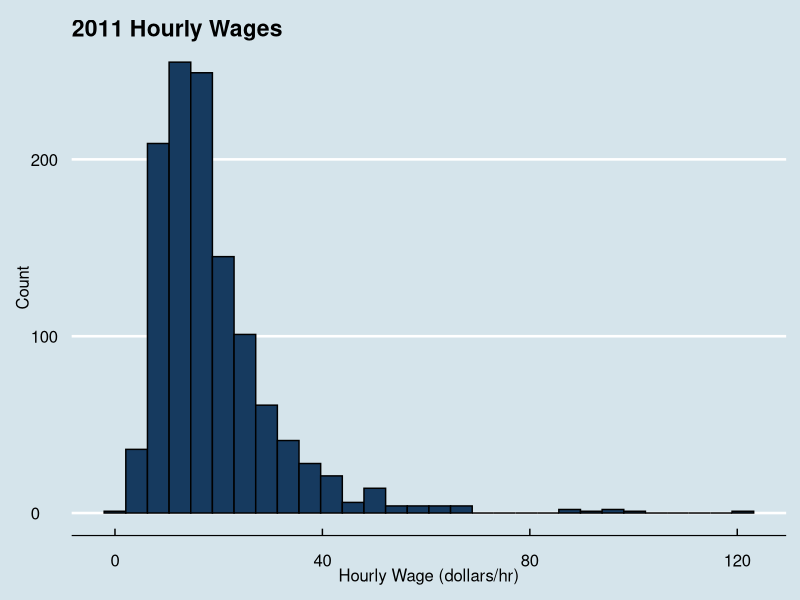
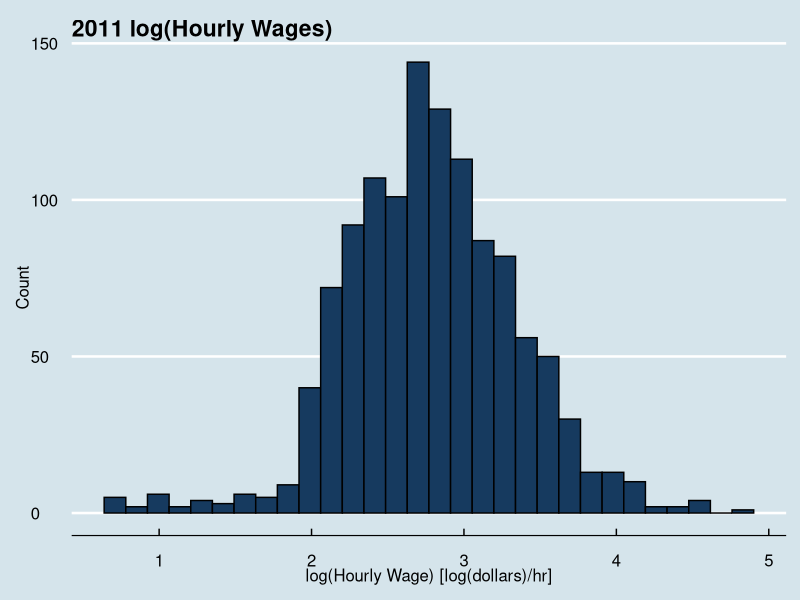
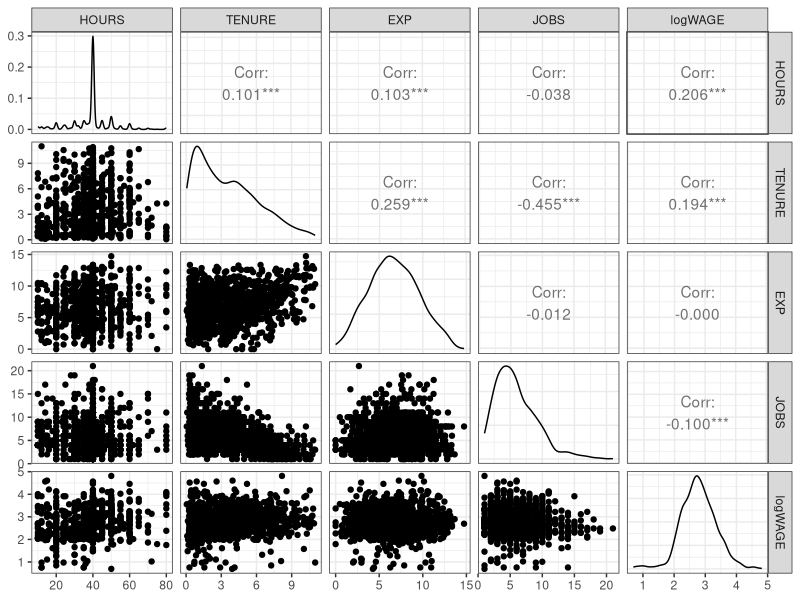
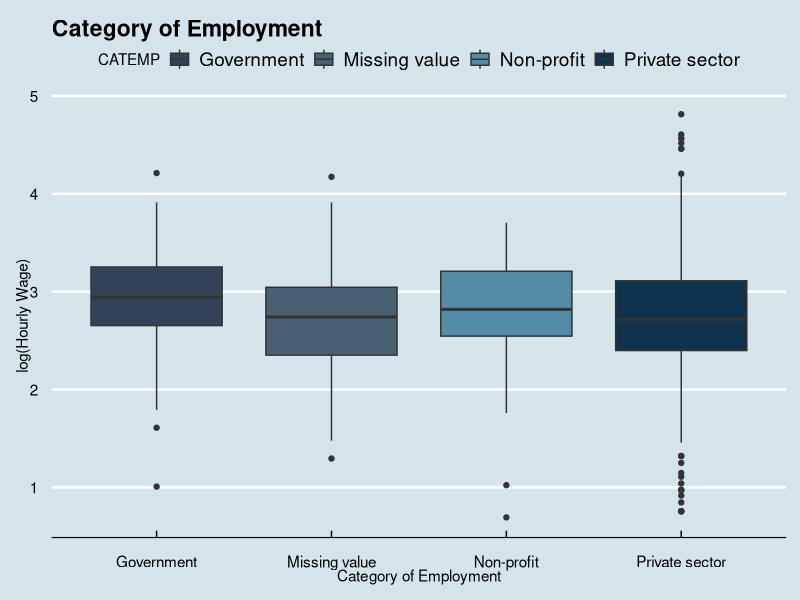
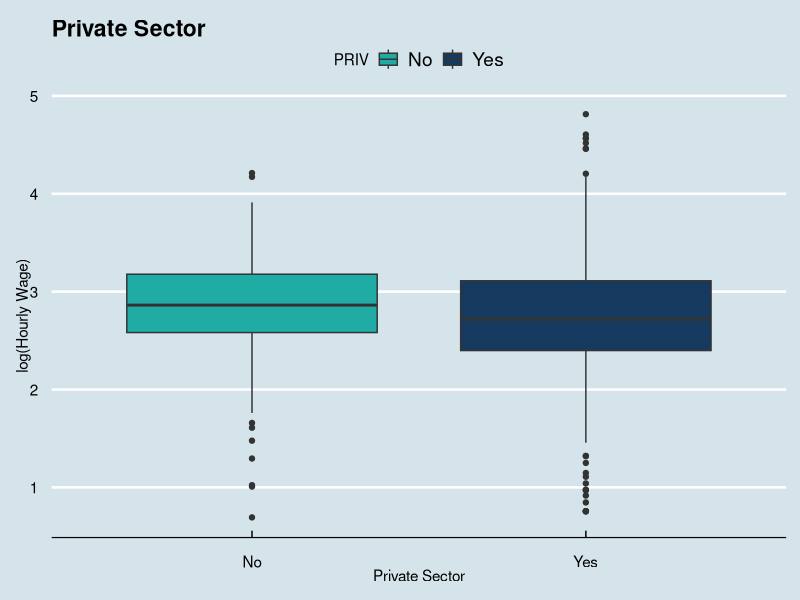
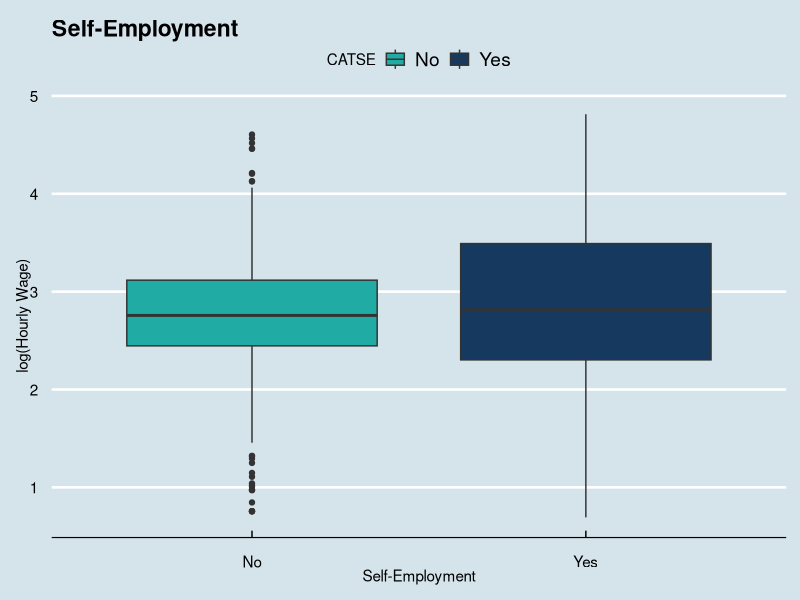
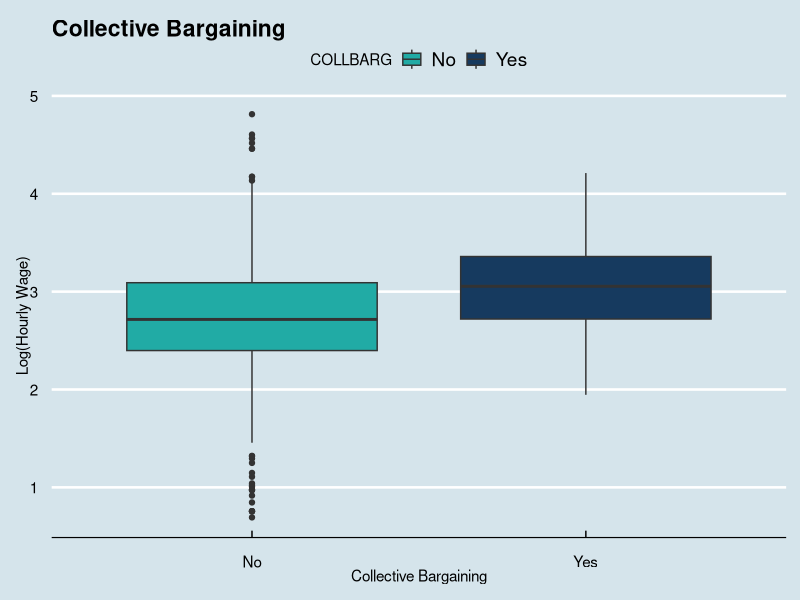
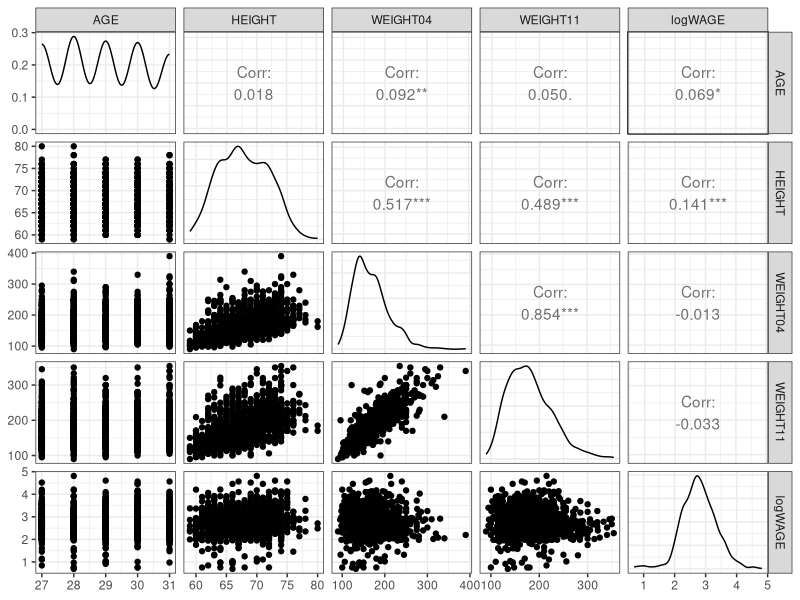

Reproduce these figures in R, in order.
## ---- chunk 1
knitr::opts_chunk$set(echo = TRUE)
## ---- chunk 2
# Load required libraries
library(ggplot2)
library(GGally)
library(ggthemes)
library(RColorBrewer)
library(stats)
## ---- chunk 3
# Import data
train <- read.csv("data/NLSY97_train.csv")
## ---- chunk 4
# View structure of the dataset
str(train)
## ---- chunk 5
# Hex codes for factor variables
colors.f <- c("#334257", "#476072", "#548CA8", "#11324D", "#001E6C", "#035397")

# Hex codes for binary variables
colors.b <- c("#21ABA5", "#163A5F")
## ---- chunk 6
# View summary statistics of hourly wage
summary(train$EARNINGS)

# View standard deviation of hourly wage
sd(train$EARNINGS)
## ---- chunk 7
# Histogram of hourly wage
ggplot(train, aes(x = EARNINGS)) +
  geom_histogram(fill = "#163A5F", color = "black") +
  xlab("Hourly Wage (dollars/hr)") + 
  ylab("Count") +
  ggtitle("2011 Hourly Wages") +
  theme_economist() +
  theme(axis.text=element_text(size=12), axis.title=element_text(size=12))
## ---- chunk 8
# Histogram of log hourly wage
ggplot(train, aes(x = log(EARNINGS))) +
  geom_histogram(fill = "#163A5F", color = "black") +
  xlab("log(Hourly Wage) [log(dollars)/hr]") + 
  ylab("Count") +
  ggtitle("2011 log(Hourly Wages)") +
  theme_economist() +
  theme(axis.text=element_text(size=12), axis.title=element_text(size=12))
## ---- chunk 9
# Log transform hourly wage and store it as a new variable in the dataframe
train$logWAGE <- log(train$EARNINGS)

# View summary statistics of log(Wage)
summary(train$logWAGE)

# View standard deviation of log(Wage)
sd(train$logWAGE)
## ---- chunk 10
# View summary statistics of work-related variables
summary(subset(train, select = c(HOURS, TENURE, EXP, JOBS)))
## ---- chunk 11
# Plot a scatterplot matrix of the continuous work-related variables
ggpairs(train, columns = c("HOURS", "TENURE", "EXP", "JOBS", "logWAGE")) + theme_bw()
## ---- chunk 12
# View summary statistics of work-related variables
summary(subset(train, select = c(CATEMP, CATSE)))

# Prevalence of category of employment
877 / (1190)

# Prevalence of self-employment
83 / (1190)
## ---- chunk 13
# Box plot of employment category against log(Hourly Wage)
ggplot(train, aes(x = CATEMP, y = logWAGE)) +
  geom_boxplot(aes(fill = CATEMP)) +
  xlab("Category of Employment") + 
  ylab("log(Hourly Wage)") +
  ggtitle("Category of Employment") +
  scale_fill_manual(values = colors.f) +
  theme_economist()
## ---- chunk 14
# Create a private sector variable
train$PRIV <- as.factor(ifelse(train$CATEMP == "Private sector", "Yes", "No"))

# Verify the new variable
summary(subset(train, select = c(PRIV, CATEMP)))

# Box plot of private sector against log(hourly wage)
ggplot(train, aes(x = PRIV, y = logWAGE)) +
  geom_boxplot(aes(fill = PRIV)) +
  xlab("Private Sector") + 
  ylab("log(Hourly Wage)") +
  ggtitle("Private Sector") +
  scale_fill_manual(values = colors.b) +
  theme_economist()
## ---- chunk 15
# Box plot of self-employment against log(Hourly Wage)
ggplot(train, aes(x = CATSE, y = logWAGE)) +
  geom_boxplot(aes(fill = CATSE)) +
  xlab("Self-Employment") + 
  ylab("log(Hourly Wage)") +
  ggtitle("Self-Employment") +
  scale_fill_manual(values = colors.b) +
  theme_economist()
## ---- chunk 16
# View summary statistics of collective bargaining
summary(train$COLLBARG)

# Calculate prevalence of collective bargaining
141 / 1190
## ---- chunk 17
# Box plot of collective bargaining against log(Hourly Wage)
ggplot(train, aes(x = COLLBARG, y = logWAGE)) +
  geom_boxplot(aes(fill = COLLBARG)) +
  xlab("Collective Bargaining") + 
  ylab("Log(Hourly Wage)") +
  ggtitle("Collective Bargaining") +
  scale_fill_manual(values = colors.b) +
  theme_economist()
## ---- chunk 18
# View statistical summary of demographic-related variables
summary(subset(train, select = c(AGE, HEIGHT, WEIGHT04, WEIGHT11)))
## ---- chunk 19
# Plot scatterplot matrix of continuous, demographic-related variables
ggpairs(train, columns = c("AGE", "HEIGHT", "WEIGHT04", "WEIGHT11", "logWAGE")) + theme_bw()
## ---- chunk 20
# Box plot of Age against log(Hourly Wage)
ggplot(train, aes(x = factor(AGE), y = logWAGE)) +
  geom_boxplot(aes(fill = factor(AGE))) +
  xlab("Age (years)") + 
  ylab("log(Hourly Wage)") +
  ggtitle("Age")  +
  scale_fill_brewer(palette="GnBu") +
  theme_economist() + 
  theme(legend.title = element_blank())
## ---- chunk 21
# View statistical summary of demographic-related variables
summary(subset(train, select = c(SEX, ETHNICITY, MARITALSTAT, FAITH)))
## ---- chunk 22
# Box plot of Sex against log(Hourly Wage)
ggplot(train, aes(x = SEX, y = logWAGE)) +
  geom_boxplot(aes(fill = SEX)) +
  xlab("Sex") + 
  ylab("log(Hourly Wage)") +
  ggtitle("Sex") +
  scale_fill_manual(values = colors.b) +
  theme_economist()

# Box plot of Ethnicity against log(Hourly Wage)
ggplot(train, aes(x = ETHNICITY, y = logWAGE)) +
  geom_boxplot(aes(fill = ETHNICITY)) +
  xlab("Ethnicity") + 
  ylab("log(Hourly Wage)") +
  ggtitle("Ethnicity") +
  scale_fill_manual(values = colors.f) +
  theme_economist()

# Box plot of Faith against log(Hourly Wage)
ggplot(train, aes(x = FAITH, y = logWAGE)) +
  geom_boxplot(aes(fill = FAITH)) +
  xlab("Faith") + 
  ylab("log(Hourly Wage)") +
  ggtitle("Faith") +
  scale_fill_manual(values = colors.f) +
  theme_economist()

# Box plot of Marital Status against log(Hourly Wage)
ggplot(train, aes(x = MARITALSTAT, y = logWAGE)) +
  geom_boxplot(aes(fill = MARITALSTAT)) +
  xlab("Marital Status") + 
  ylab("log(Hourly Wage)") +
  ggtitle("Marital Status")+
  scale_fill_manual(values = colors.f) +
  theme_economist()+
  theme(legend.title = element_blank(), legend.text = element_text(size=10))

## ---- chunk 23
# Create a the married variable
train$MARRIED <- as.factor(ifelse(train$MARITALSTAT == "Married, spouse present", "Yes", "No"))

# Verify the new variable
summary(subset(train, select = c(MARRIED, MARITALSTAT)))

# Box plot of marriage status against log(hourly wage)
ggplot(train, aes(x = MARRIED, y = logWAGE)) +
  geom_boxplot(aes(fill = MARRIED)) +
  xlab("Married with Spouse Present") + 
  ylab("log(Hourly Wage)") +
  ggtitle("Marital Status") +
  scale_fill_manual(values = colors.b) +
  theme_economist()
## ---- chunk 24
# View statistical summary of education-related variables except for ASVAB test scores
# Box plot of Sex against log(Hourly Wage)
ggplot(train, aes(x = reorder(EDUCATION, S), y = S)) +
  geom_boxplot(aes(fill = EDUCATION)) +
  xlab("Highest Education Qualification") + 
  ylab("Years of Schooling") +
  ggtitle("Years of Schooling vs. Highest Education Qualification") +
  scale_fill_brewer(palette="GnBu") +
  theme_economist() +
  theme(axis.title.x=element_blank(), 
        axis.text.x = element_text(angle = 15, vjust = 1),
        axis.line= element_blank(),
        axis.ticks = element_blank(),
        legend.key.size = unit(.3, 'cm'), 
        legend.title = element_blank())
## ---- chunk 25
# View statistical summary of education-related variables except for ASVAB test scores
summary(subset(train, select = c(S, EDUCATION)))
## ---- chunk 26
# Box plot of highest educational qualification against log(Hourly Wage)
ggplot(train, aes(x = reorder(EDUCATION, logWAGE), y = logWAGE)) +
  geom_boxplot(aes(fill = EDUCATION)) +
  xlab("Education Completed") + 
  ylab("log(Hourly Wage)") +
  ggtitle("Highest Educational Qualification") +
  scale_fill_brewer(palette="GnBu") +
  theme_economist() +
  theme(axis.title.x=element_blank(), 
        axis.text.x = element_text(angle = 15, vjust = 1),
        axis.line= element_blank(),
        axis.ticks = element_blank(),
        legend.key.size = unit(.3, 'cm'), 
        legend.title = element_blank())
## ---- chunk 27
# Scatterplot of Years of Schooling vs. log(Hourly Wage)
ggplot(train, aes(x = S, y = logWAGE)) +
  geom_point() +
  xlab("Years of Schooling") + 
  ylab("log(Hourly Wage)") +
  ggtitle("log(Hourly Wage) vs. Schooling") +
  scale_color_brewer(palette="GnBu") +
  geom_smooth(method='lm') +
  theme_economist()
## ---- chunk 28
# Obtain numerical summary of individual ASVAB test scores
summary(subset(train, select = c(ASVABAR, ASVABWK, ASVABPC, ASVABNO, ASVABCS, ASVABMK)))

# Plot scatterplot matrix of individual ASVAB test scores
ggpairs(train, columns = c("ASVABAR", "ASVABWK", "ASVABPC", "ASVABNO", "ASVABCS", "ASVABMK", "logWAGE")) + theme_bw()
## ---- chunk 29
# Obtain numerical summary of composite ASVAB test scores
summary(subset(train, select = c(ASVABC, ASVABC4, VERBAL, ASVABMV)))

# PLot scatterplot matrix of composite ASVAB test scores
ggpairs(train, columns = c("ASVABC", "ASVABC4", "VERBAL", "ASVABMV", "logWAGE")) + theme_bw()
## ---- chunk 30
# View statistical summary of family background-related variables 
summary(subset(train, select = c(SM, SF, SMR, SFR, SIBLINGS, AGEMBTH)))

# PLot scatterplot matrix of family background-related variables
ggpairs(train, columns = c("SM", "SF", "SMR", "SFR", "SIBLINGS", "AGEMBTH", "logWAGE")) + theme_bw()
## ---- chunk 31
# View statistical summary of household income and poverty rate 
summary(subset(train, select = c(HHINC97, POVRAT97)))

# PLot scatterplot matrix of household income and poverty rate with log(Wage)
ggpairs(train, columns = c("HHINC97", "POVRAT97", "logWAGE")) + theme_bw()
## ---- chunk 32
# Scatterplot of Years of Schooling vs. log(Hourly Wage)
ggplot(train, aes(x = log(HHINC97 + 1), y = logWAGE)) +
  geom_point() +
  xlab("log(Household Income in 1996) (log dollars)") + 
  ylab("log(Hourly Wage)") +
  ggtitle("log(Hourly Wage) vs. log(Household Income)") +
  geom_smooth(method='lm') +
  theme_economist()
## ---- chunk 33
# View statistical summary of household parental structure variables 
summary(subset(train, select = c(HOUSE97, MATSTYLE, PATSTYLE, PRMONM, PRMONF)))
## ---- chunk 34
# PLot scatterplot matrix of household parental structure variables 
ggpairs(train, columns = c("PRMONM", "PRMONF", "logWAGE")) + theme_bw()
## ---- chunk 35
# Box plot of materal parenting style against log(hourly wage)
ggplot(train, aes(x = MATSTYLE, y = logWAGE)) +
  geom_boxplot(aes(fill = MATSTYLE)) +
  xlab("Maternal Parenting Style") + 
  ylab("log(Hourly Wage)") +
  ggtitle("Maternal Parenting Style") +
  scale_fill_manual(values = colors.f) +
  theme_economist()

# Box plot of paternal parenting style against log(hourly wage)
ggplot(train, aes(x = PATSTYLE, y = logWAGE)) +
  geom_boxplot(aes(fill = PATSTYLE)) +
  xlab("Paternal Parenting Style") + 
  ylab("log(Hourly Wage)") +
  ggtitle("Paternal Parenting Style") +
  scale_fill_manual(values = colors.f) +
  theme_economist()

# Box plot of household structure against log(hourly wage)
ggplot(train, aes(x = HOUSE97, y = logWAGE)) +
  geom_boxplot(aes(fill = HOUSE97)) +
  xlab("Household Structure") + 
  ylab("log(Hourly Wage)") +
  ggtitle("Household Structure")+
  scale_fill_manual(values = colors.f) +
  theme_economist() + 
  theme(axis.text.x = element_text(angle = 10, vjust = 1),
        legend.text = element_text(size=10),
        legend.title = element_blank())
## ---- chunk 36
# Create biological parent variable
train$BIOPARENTS <- as.factor(ifelse(train$HOUSE97 == "Biological mother and father",
                                     "Yes", "No"))

# Verify the new variables
summary(subset(train, select = c(BIOPARENTS, HOUSE97)))

# Box plot of biological parents against log(hourly wage)
ggplot(train, aes(x = BIOPARENTS, y = logWAGE)) +
  geom_boxplot(aes(fill = BIOPARENTS)) +
  xlab("Biological Mother and Father") + 
  ylab("log(Hourly Wage)") +
  ggtitle("Biological Mother and Father in Household") +
  scale_fill_manual(values = colors.b) +
  theme_economist()
## ---- chunk 37
# View summary statistics of Metropolitan Statistical Area
summary(subset(train, select = c(METSTAT97, METSTAT11)))
## ---- chunk 38
# Box plot of Metropolitan Statistical Area in 1997 against log(Hourly Wage)
ggplot(train, aes(x = METSTAT97, y = logWAGE)) +
  geom_boxplot(aes(fill = METSTAT97)) +
  xlab("Metropolitan Statistical Area") + 
  ylab("log(Hourly Wage)") +
  ggtitle("Metropolitan Statistical Area in 1997")+
  scale_fill_manual(values = colors.f) +
  theme_economist() +
  theme(legend.title = element_blank())

# Box plot of Metropolitan Statistical Area in 2011 against log(Hourly Wage)
ggplot(train, aes(x = METSTAT11, y = logWAGE)) +
  geom_boxplot(aes(fill = METSTAT11)) +
  xlab("Metropolitan Statistical Area") + 
  ylab("log(Hourly Wage)") +
  ggtitle("Metropolitan Statistical Area in 2011") +
  scale_fill_manual(values = colors.f) +
  theme_economist() +
  theme(legend.title = element_blank())
## ---- chunk 39
# View summary statisics of census region
summary(subset(train, select = c(CENREG97, CENREG11)))
## ---- chunk 40
# Box plot of census region in 1997 against log(hourly wage)
ggplot(train, aes(x = CENREG97, y = logWAGE)) +
  geom_boxplot(aes(fill = CENREG97)) +
  xlab("Census Region") + 
  ylab("log(Hourly Wage)") +
  ggtitle("Census Region in 1997")+
  scale_fill_manual(values = colors.f) +
  theme_economist()

# Box plot of census region in 2011 against log(hourly wage)
ggplot(train, aes(x = CENREG11, y = logWAGE)) +
  geom_boxplot(aes(fill = CENREG11)) +
  xlab("Census Region") + 
  ylab("log(Hourly Wage)") +
  ggtitle("Census Region in 2011") +
  scale_fill_manual(values = colors.f) +
  theme_economist()

## ---- chunk 41
# View summary statistics of rural/urban areas
summary(subset(train, select = c(AREA97, AREA11)))
## ---- chunk 42
# Box plot of urban/rural area in 1997 against log(hourly wage)
ggplot(train, aes(x = AREA97, y = logWAGE)) +
  geom_boxplot(aes(fill = AREA97)) +
  xlab("Area") + 
  ylab("log(Hourly Wage)") +
  ggtitle("Urban/Rural Area")+
  scale_fill_manual(values = colors.f) +
  theme_economist()

# Box plot of urban/rural area in 2011 against log(hourly wage)
ggplot(train, aes(x = AREA11, y = logWAGE)) +
  geom_boxplot(aes(fill = AREA11)) +
  xlab("Area") + 
  ylab("log(Hourly Wage)") +
  ggtitle("Urban/Rural Area") +
  scale_fill_manual(values = colors.f) +
  theme_economist()

